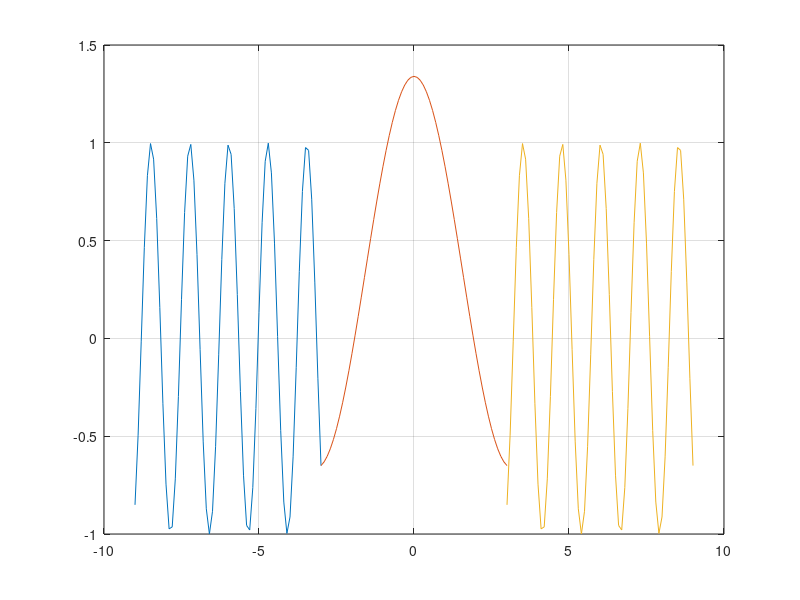

MATLAB code for this plot:
t1= -9:0.1:-3;
t2= -3:0.1:3;
t3= 3:0.1:9;
y1=sin(5*t1);
y2=cos(t2)-cos(3)-sin(15);
y3=sin(5*t1);
plot(t1,y1,t2,y2,t3,y3);
grid;